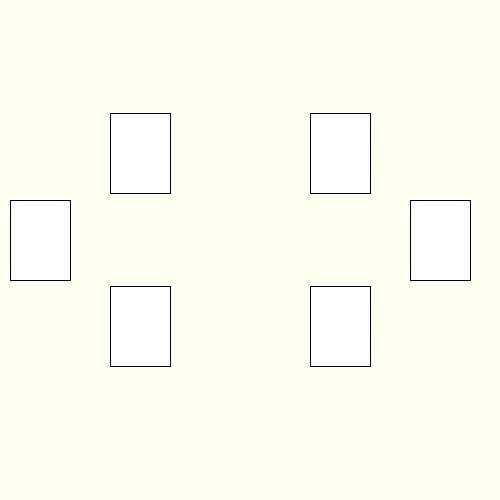
Frame 1 (no input)
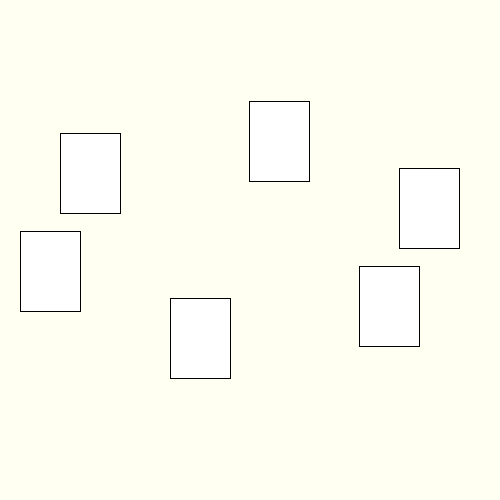
Frame 60 (the mouse pressed at the canvas centre just before this capture)
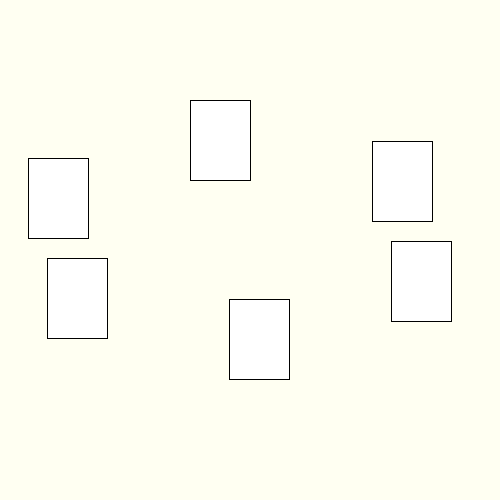
Frame 120 (the mouse held since frame 60 and released just before this capture)

The Processing sketch that drew these frames (run headless with seeded random() and noise(); from frame 60 on, the mouse is pressed at the canvas centre):

// Processing sketch: week12_1_cpp
// ── week12_1_cpp.pde
// week12-1 好玩的程設 三角函數
void setup() { // 設定
  size(500, 500); // 視窗大小
}
float a = 0;
void draw() {
  //float x = 250+ 250+ cos(a)*200,y = 250 + sin(a)*200;
  //ellipse(x, y, 10, 10); // x座標
  background(#FFFFF2);
  for (int i=0; i<6; i++) {
     float x = 250 + cos(a+i*PI/3)*200, y = 250 + sin(a+i*PI/3)*100;
     //ellipse(x, y, 10, 10);
     rect(x-40, y-50, 60, 80);
  }
  a +=0.03; // 角度慢慢增加
}
